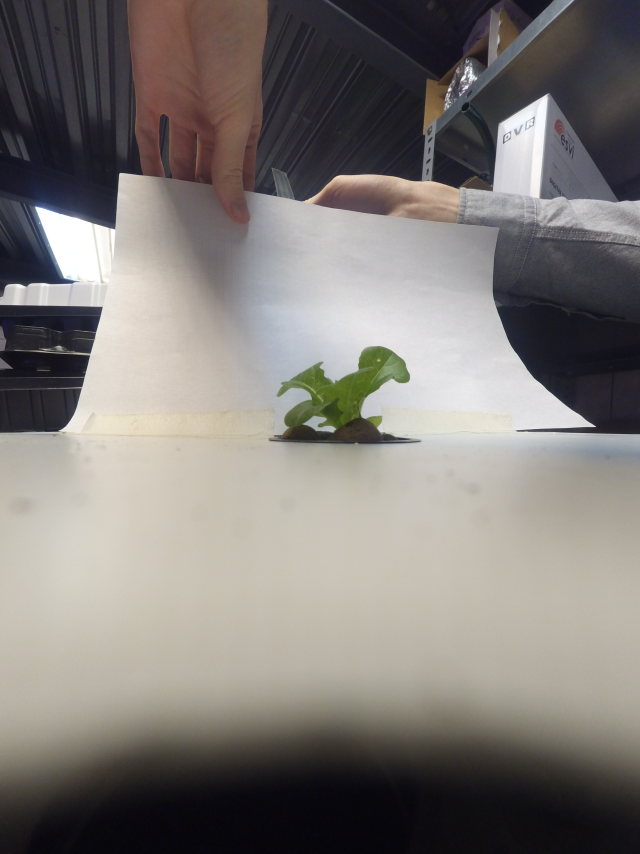
#> input picture data/salad/C0220176.jpg, 1920 x 2560 px (shown at 1/3 size); its folder holds only this picture in this run
$ python -i edge_finder.py   (imports and definitions only)   (older library calls are emulated)
#> lines starting #> are read from the running program, lines starting #| are printed output that depends on the picture; after the words box and inside, x2 and y2 are one past the last pixel; in counts of white or black regions, pixels touching at a corner belong together
from skimage import io
import numpy as np
import matplotlib.pyplot as plt
from skimage.filters import gaussian
from skimage.segmentation import active_contour
from skimage.color import rgb2gray
from skimage.feature import canny
from scipy.misc import imsave
from scipy import ndimage as ndi
import os

src_path1 = 'data/luk'
dist_path1 = 'data/cropped_luk'


def calc_bounds(img):
    img = rgb2gray(img)
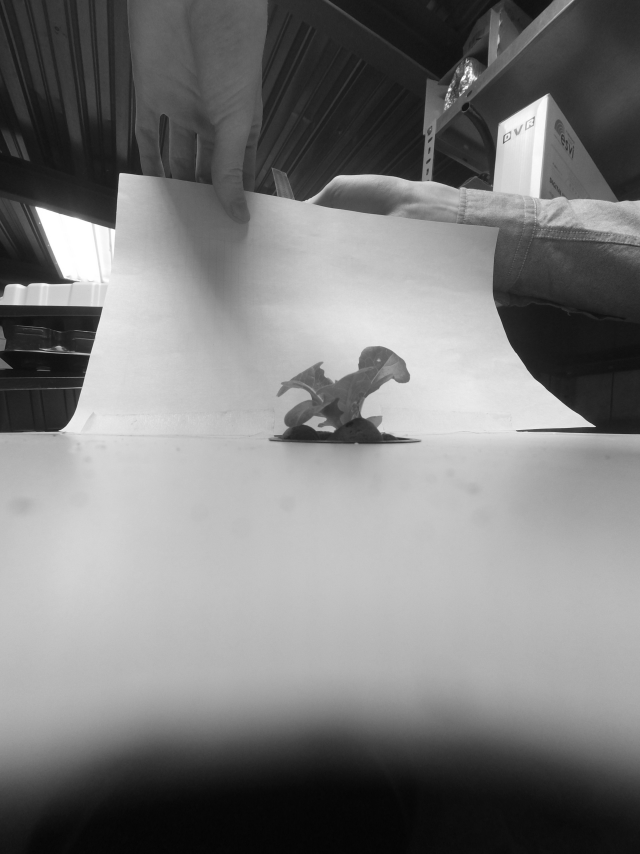
#> img: shape (2560, 1920) float64 (shown at 1/3 size); min 0.00617, max 1, mean 0.49
    edges = canny(img, sigma=0.5)
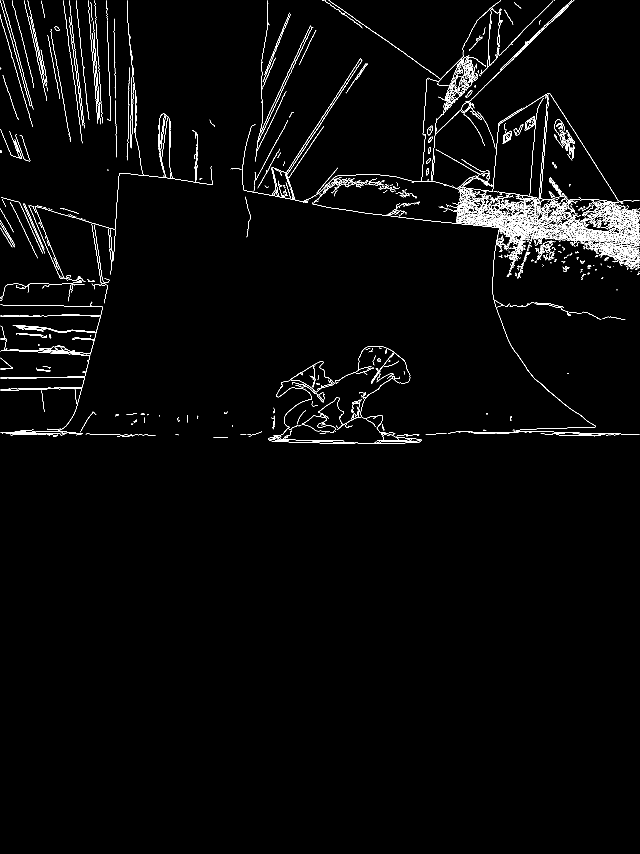
#> edges: shape (2560, 1920) bool (shown at 1/3 size); 1.6% white in thin lines or dots, all inside (x1, y1, x2, y2) = (1, 1, 1919, 1332)

    fill_potatoes = ndi.binary_fill_holes(edges)
    label_objects, nb_labels = ndi.label(fill_potatoes)
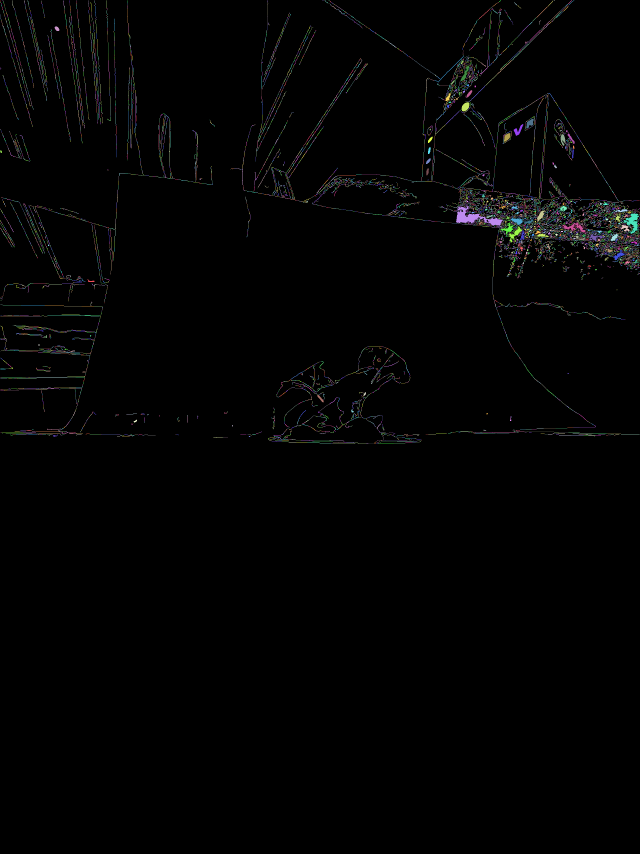
#> label_objects: shape (2560, 1920) int32 (shown at 1/3 size); 10295 distinct labels, from 0 to 10294; one colour per label, 0 black
#> nb_labels = 10294
    sizes = np.bincount(label_objects.ravel())
#> sizes = 10295 values, max 4829379 at index 0, min 1 at index 6, mean 477.4
    mask_sizes = sizes > 10
    mask_sizes[0] = 0
    potatoes_cleaned = mask_sizes[label_objects]
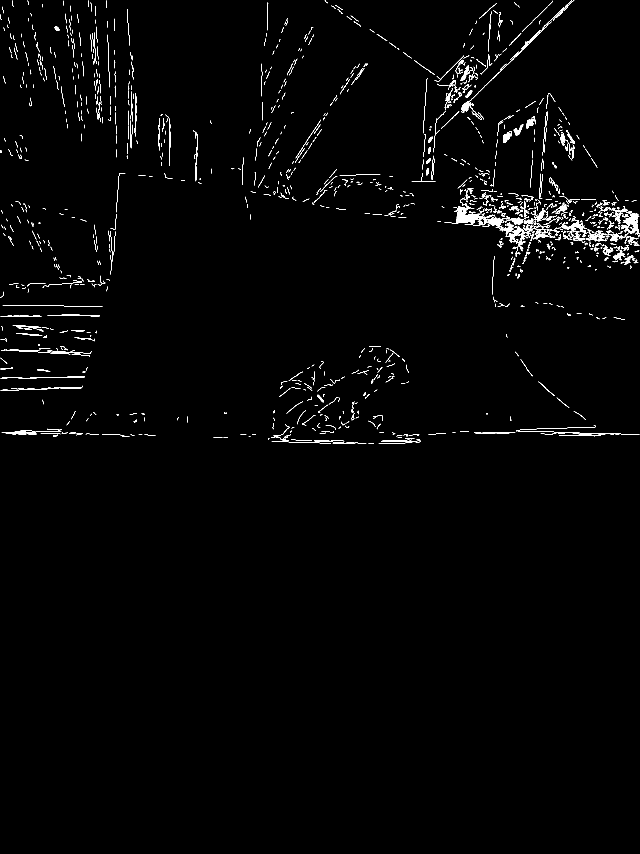
#> potatoes_cleaned: shape (2560, 1920) bool (shown at 1/3 size); 1.1% white; 1378 white regions (711 under 20 px), largest, box (x1, y1, x2, y2) and area: (1360, 609, 1511, 687) 3139, (1868, 633, 1918, 702) 1364, (1649, 658, 1765, 700) 953

    ax0 = potatoes_cleaned.sum(axis=0)[150:-150]
#> ax0 = 1620 values, max 124 at index 1243, min 0 at index 263, mean 26.47
    ax1 = potatoes_cleaned.sum(axis=1)[150:-150]
#> ax1 = 2260 values, max 283 at index 509, min 0 at index 774, mean 22.38
    ax00 = ax0.argmax(axis=None)
#> ax00 = 1243
    ax10 = ax1.argmax(axis=None)
#> ax10 = 509

    s = np.linspace(0, 2 * np.pi, 400)
    x = ax00 + 150 * np.cos(s)
#> x = 400 values, max 1393 at index 0, min 1093 at index 199, mean 1243.4
    y = ax10 + 150 * np.sin(s)
#> y = 400 values, max 659 at index 100, min 359 at index 299, mean 509
    # init = np.array([x, y]).T

    lex = ax00 - 150 + 150
#> lex = 1243
    rex = ax00 + 150 + 150
#> rex = 1543
    ley = ax10 - 150 + 150
#> ley = 509
    hey = ax10 + 150 + 150
#> hey = 809
    return lex, rex, ley, hey

def edge_dir(src_path, dist_path):
    imgs_paths = os.listdir(src_path)
    for i, img_path in enumerate(imgs_paths):
        print("{} from {}".format(i, len(imgs_paths)))
        img = io.imread(os.path.join(src_path, img_path), as_grey=False)
        lex, rex, ley, hey = calc_bounds(img)
        cropped_img = img[ley:hey, lex:rex, :]
        imsave(os.path.join(dist_path, img_path), cropped_img)

# [2 lines not run here, left out]

>>> import cv2
>>> picture = cv2.cvtColor(cv2.imread('data/salad/C0220176.jpg'), cv2.COLOR_BGR2RGB)
>>> result = calc_bounds(picture)
#> result = (1243, 1543, 509, 809)

$ run again, on data/salad/C0220178.jpg
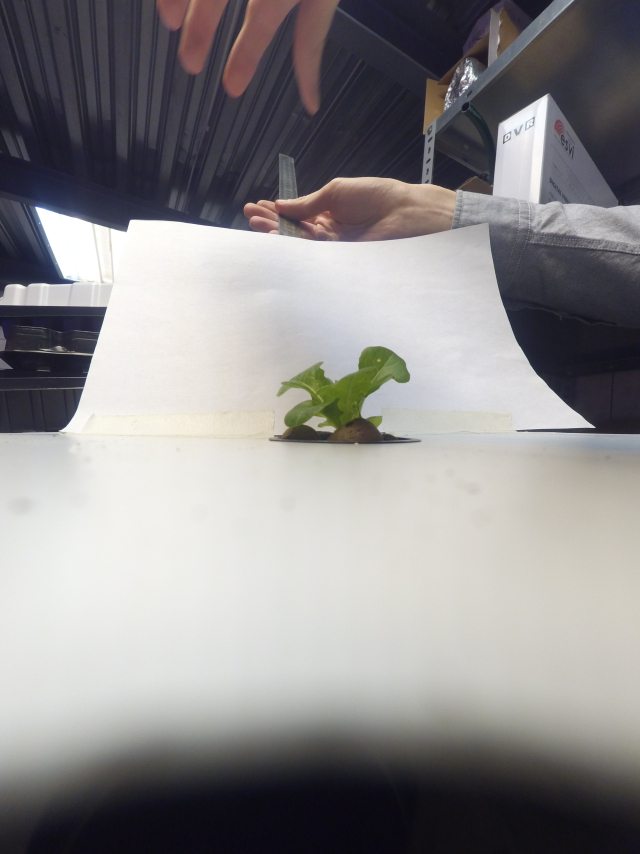
#> input picture data/salad/C0220178.jpg, 1920 x 2560 px (shown at 1/3 size)
#> edges: shape (2560, 1920) bool; 1.7% white in thin lines or dots, all inside (x1, y1, x2, y2) = (1, 1, 1919, 1334)
#> in calc_bounds, `label_objects, nb_labels = ndi.label(fill_potatoes)`:
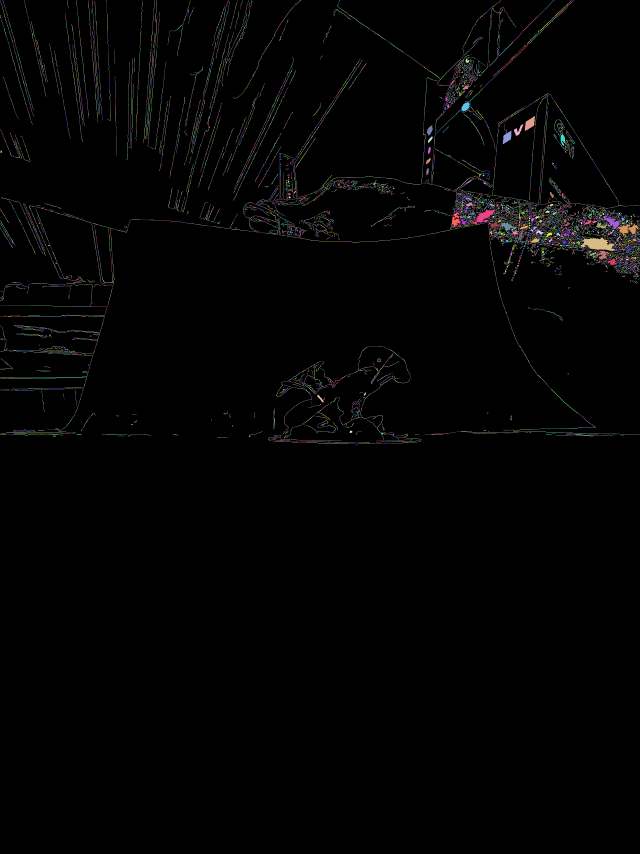
#> label_objects: shape (2560, 1920) int32 (shown at 1/3 size); 11473 distinct labels, from 0 to 11472; one colour per label, 0 black
#> nb_labels = 11472
#> sizes = 11473 values, max 4819204 at index 0, min 1 at index 4, mean 428.4
#> in calc_bounds, `potatoes_cleaned = mask_sizes[label_objects]`:
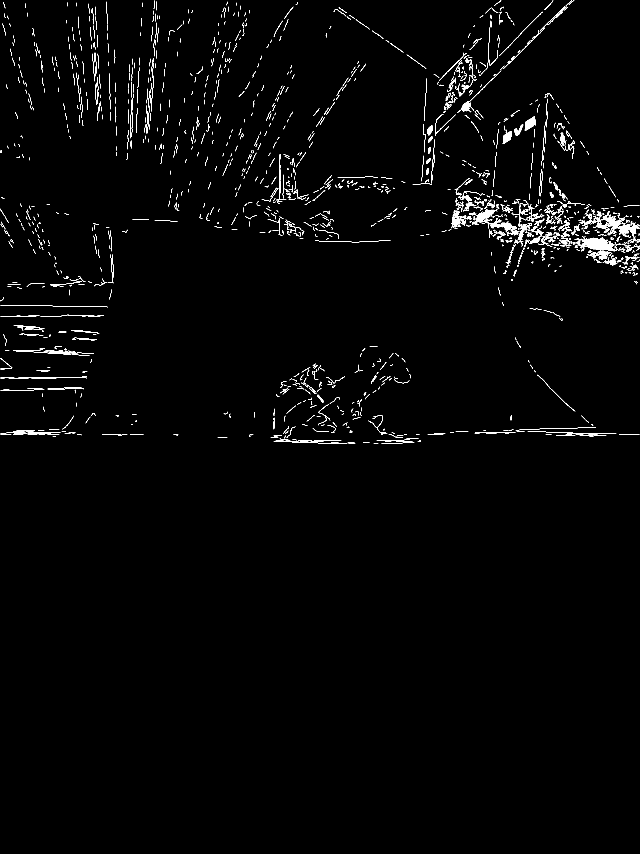
#> potatoes_cleaned: shape (2560, 1920) bool (shown at 1/3 size); 1.2% white; 1588 white regions (809 under 20 px), largest, box (x1, y1, x2, y2) and area: (1735, 712, 1845, 753) 2597, (1804, 637, 1919, 706) 2190, (1416, 628, 1488, 674) 1274
#> ax0 = 1620 values, max 173 at index 687, min 0 at index 232, mean 29.38
#> ax1 = 2260 values, max 263 at index 574, min 0 at index 754, mean 25.09
#> ax00 = 687
#> ax10 = 574
#> x = 400 values, max 837 at index 0, min 537 at index 199, mean 687.4
#> y = 400 values, max 724 at index 100, min 424 at index 299, mean 574
#> lex = 687
#> rex = 987
#> ley = 574
#> hey = 874
#> result = (687, 987, 574, 874)

$ run again, on data/salad/C0220179.jpg
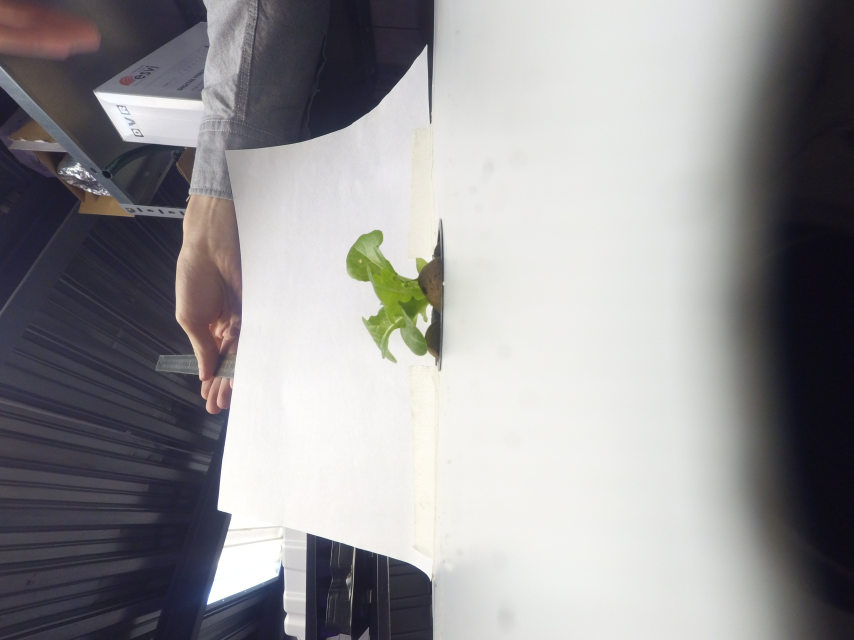
#> input picture data/salad/C0220179.jpg, 2560 x 1920 px (shown at 1/3 size)
#> edges: shape (1920, 2560) bool; 1.7% white in thin lines or dots, all inside (x1, y1, x2, y2) = (1, 1, 1334, 1919)
#> in calc_bounds, `label_objects, nb_labels = ndi.label(fill_potatoes)`:
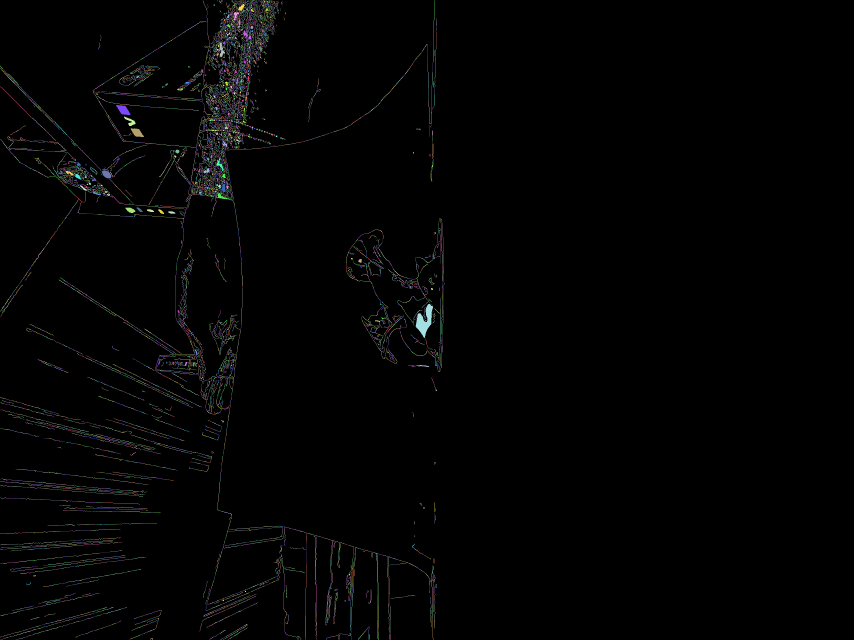
#> label_objects: shape (1920, 2560) int32 (shown at 1/3 size); 11809 distinct labels, from 0 to 11808; one colour per label, 0 black
#> nb_labels = 11808
#> sizes = 11809 values, max 4825195 at index 0, min 1 at index 1, mean 416.2
#> in calc_bounds, `potatoes_cleaned = mask_sizes[label_objects]`:
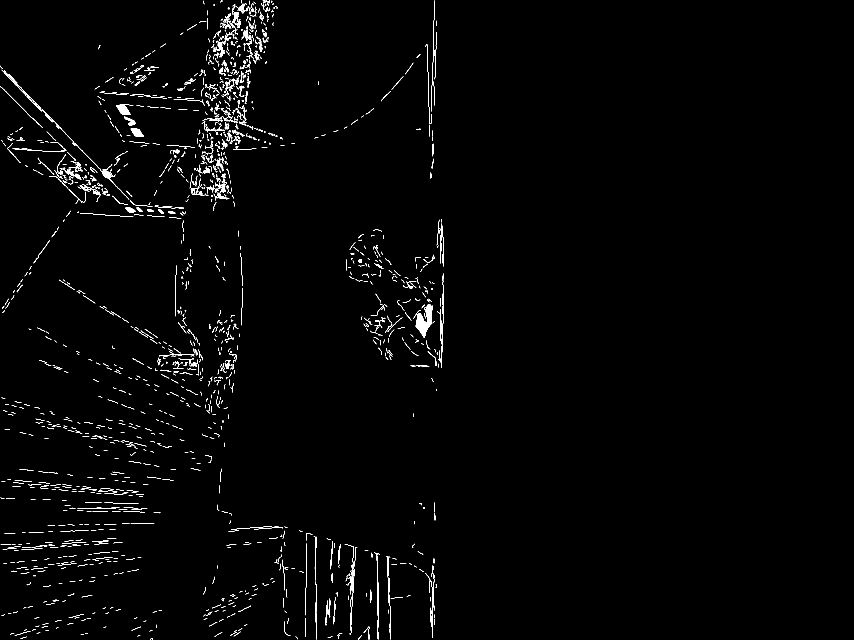
#> potatoes_cleaned: shape (1920, 2560) bool (shown at 1/3 size); 1.1% white in thin lines or dots, all inside (x1, y1, x2, y2) = (1, 1, 1331, 1919)
#> ax0 = 2260 values, max 179 at index 515, min 0 at index 722, mean 21.8
#> ax1 = 1620 values, max 101 at index 380, min 0 at index 501, mean 27.6
#> ax00 = 515
#> ax10 = 380
#> x = 400 values, max 665 at index 0, min 365 at index 199, mean 515.4
#> y = 400 values, max 530 at index 100, min 230 at index 299, mean 380
#> lex = 515
#> rex = 815
#> ley = 380
#> hey = 680
#> result = (515, 815, 380, 680)
